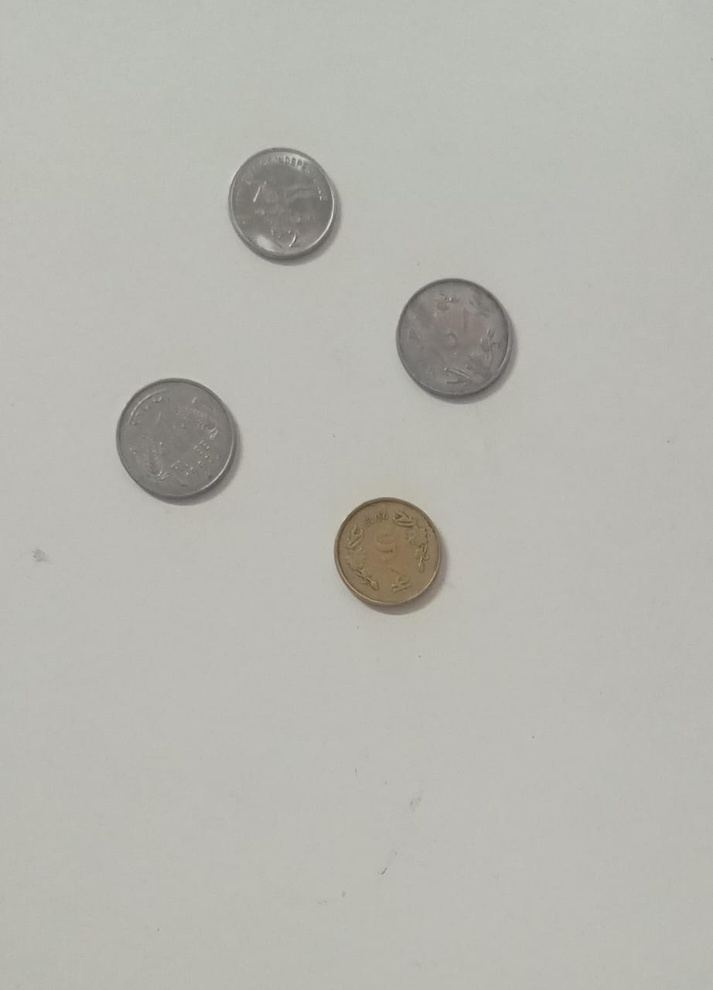
#> input picture Q1/coins.jpg, 713 x 990 px, shrunk from 922 x 1280 before the run
$ python coin_detection.py
#> lines starting #> are read from the running program, lines starting #| are printed output that depends on the picture; after the words box and inside, x2 and y2 are one past the last pixel; in counts of white or black regions, pixels touching at a corner belong together
import cv2
import numpy as np
import matplotlib.pyplot as plt

# Load the image
image_path = "coins.jpg"  # Update path if needed
image = cv2.imread(image_path)
#> image is the input picture: shape (990, 713, 3); mean B, G, R 176.2, 182.6, 182.9
gray = cv2.cvtColor(image, cv2.COLOR_BGR2GRAY)

# Apply Gaussian blur to reduce noise
blurred = cv2.GaussianBlur(gray, (15, 15), 0)

# Apply adaptive thresholding for better detection
adaptive_thresh = cv2.adaptiveThreshold(
    gray, 255, cv2.ADAPTIVE_THRESH_GAUSSIAN_C, cv2.THRESH_BINARY_INV, 11, 2
)
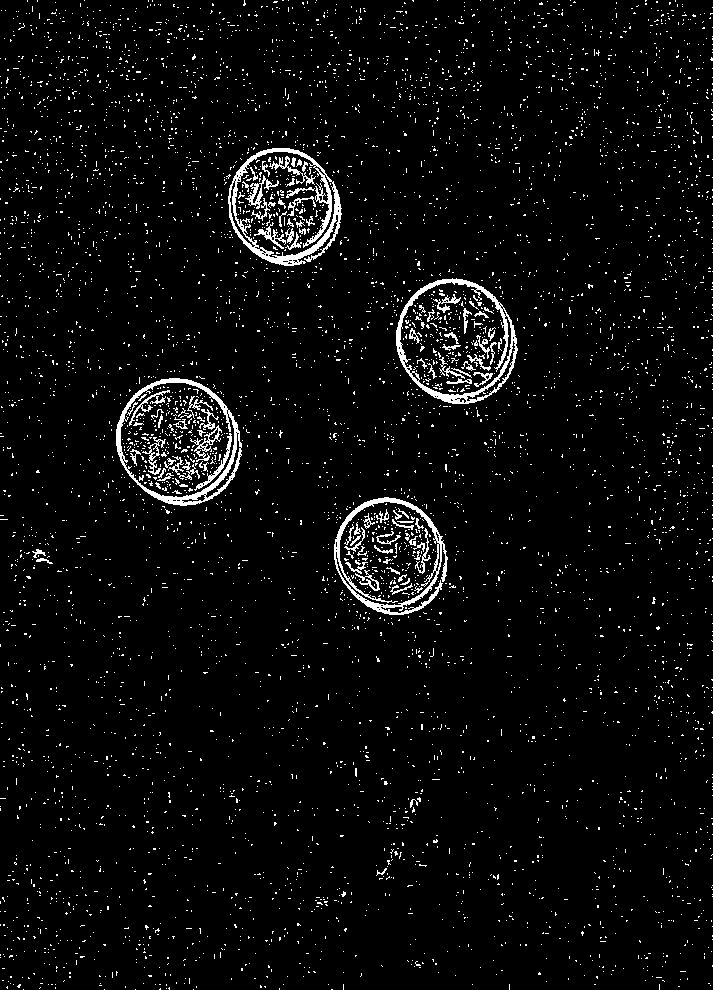
#> adaptive_thresh: shape (990, 713); 4.1% white in thin lines or dots

# Find contours
contours, _ = cv2.findContours(adaptive_thresh, cv2.RETR_EXTERNAL, cv2.CHAIN_APPROX_SIMPLE)
#> contours = 5040 contours, 5034 with area under 20; largest, box (x1, y1, x2, y2) and area: (116, 378, 242, 506) 12173, (396, 278, 518, 404) 11587, (228, 148, 342, 266) 9940, (334, 497, 448, 615) 9558, (32, 549, 46, 558) 31, (36, 558, 53, 564) 24

# Filter contours based on area to remove noise
min_area = 1000  # Adjusted based on expected coin size
filtered_contours = [cnt for cnt in contours if cv2.contourArea(cnt) > min_area]
#> filtered_contours = 4 contours; box (x1, y1, x2, y2) and area: (116, 378, 242, 506) 12173, (396, 278, 518, 404) 11587, (228, 148, 342, 266) 9940, (334, 497, 448, 615) 9558

# Draw detected contours
output_contours = image.copy()
for cnt in filtered_contours:
    cv2.drawContours(output_contours, [cnt], -1, (0, 255, 0), 2)
#> this loop made 4 passes
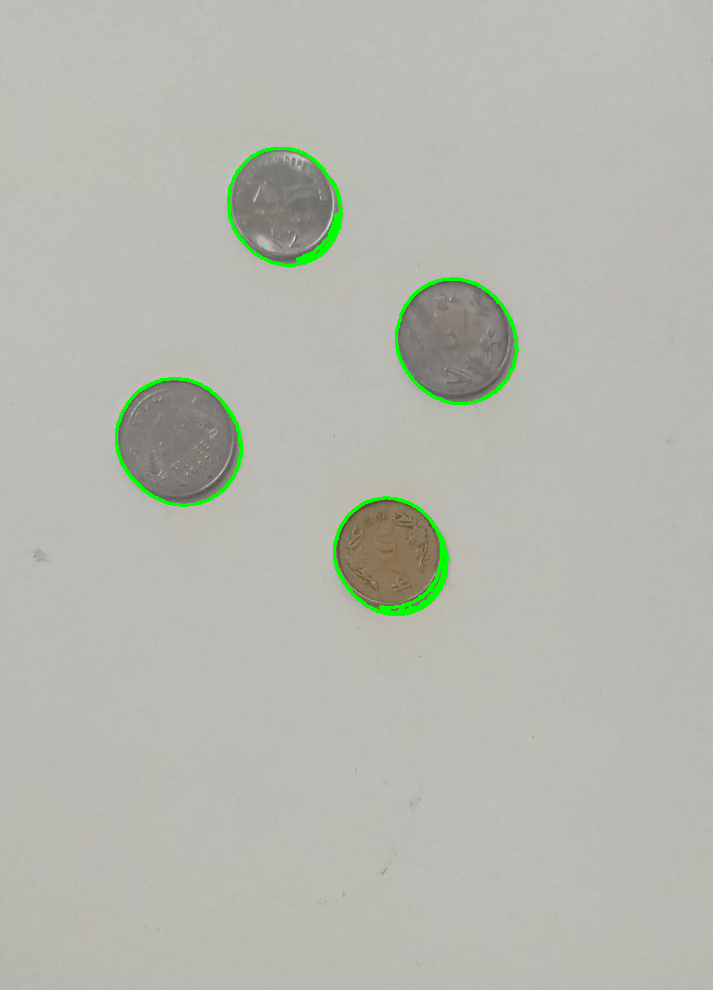
#> output_contours: shape (990, 713, 3); 0.89% of pixels changed, all inside (x1, y1, x2, y2) = (115, 147, 519, 616)

# Display the result
plt.figure(figsize=(6, 6))
plt.imshow(cv2.cvtColor(output_contours, cv2.COLOR_BGR2RGB))
plt.title(f"Detected Coins: {len(filtered_contours)}")
plt.axis("off")
plt.show()

# Print total number of coins detected
print(f"Total Coins Detected: {len(filtered_contours)}")
#| Total Coins Detected: 4
